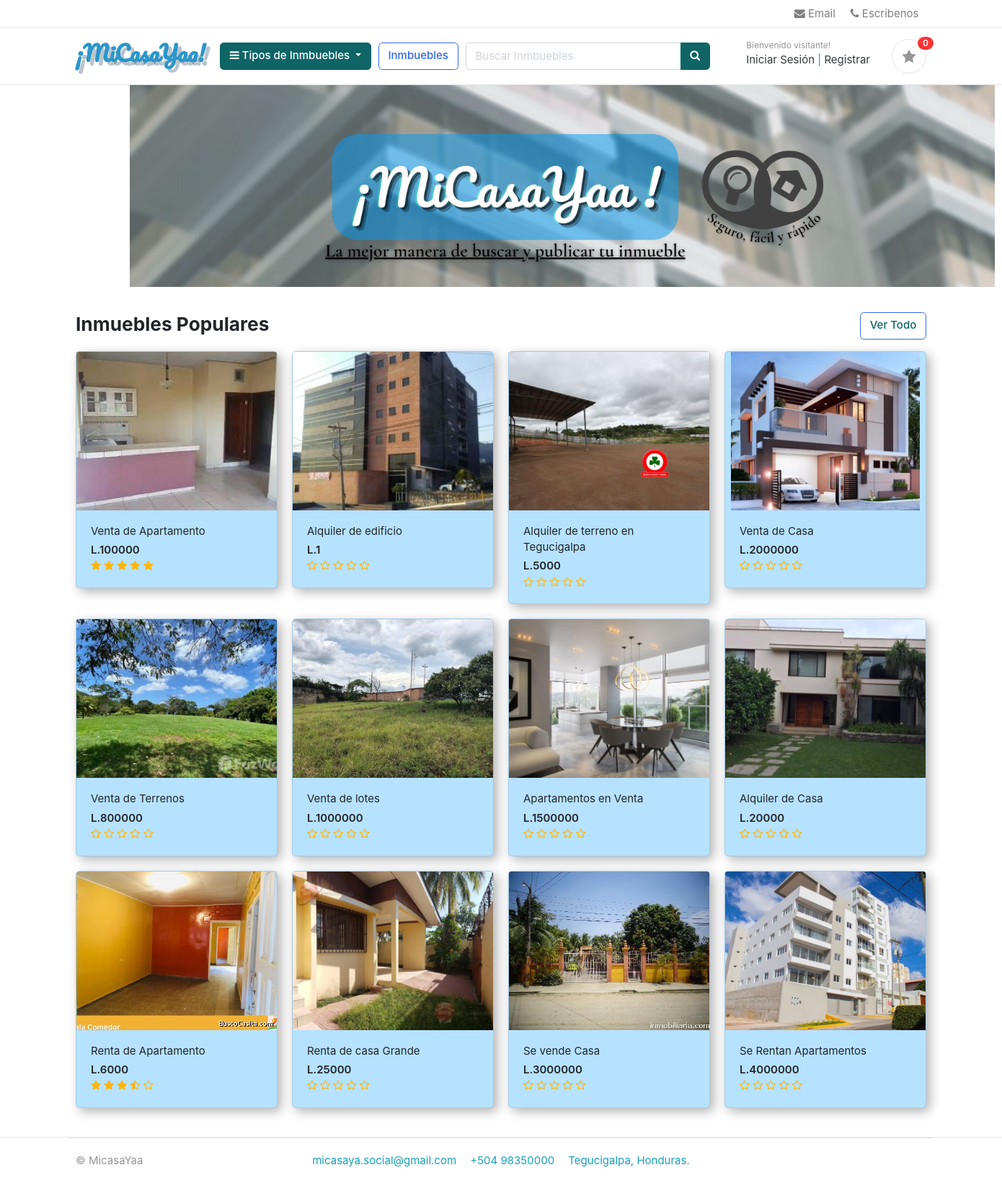
The page / on the database its author committed.
### store/models.py (models this page shows, shortened)
class Product(models.Model):
    product_name = models.CharField(max_length=200, unique=True)
    slug = models.CharField(max_length=200, unique=True)
    descripton = models.TextField(max_length=500, blank=True)
    price = models.IntegerField()
    images = models.ImageField(upload_to = 'photos/products')
    stock = models.IntegerField()
    is_available = models.BooleanField(default = True)
    category = models.ForeignKey(Category, on_delete=models.CASCADE)
    created_date = models.DateTimeField(auto_now_add=True)
    modified_date = models.DateTimeField(auto_now=True)
    def get_url(self):
        return reverse('product_detail', args=[self.category.slug, self.slug])
    def averageReview(self):
        reviews = ReviewRating.objects.filter(product=self, status=True).aggregate(average=Avg('rating'))
        avg=0
        if reviews['average'] is not None:
            avg = float(reviews['average'])
        return avg

### proyecto/views.py (the view)
# urls.py: 2. Add a URL to urlpatterns:  path('', views.home, name='home')
def home(request):
    products = Product.objects.all().filter(is_available=True).order_by('created_date')
    for product in products:
        reviews = ReviewRating.objects.filter(product_id=product.id, status=True)
    context = {
        'products': products,
        'reviews': reviews,
    }
    return render(request, 'home.html', context)

### category/context_processors.py (called while the page is built)
def menu_links(request):
    links = Category.objects.all()
    return dict(links=links)

### category/models.py (called while the page is built)
    def get_url(self):
        return reverse('products_by_category', args=[self.slug])

### favorites/context_processors.py (called while the page is built)
def counter(request):
    favorite_count = 0
    try:
        favorite = Favorite.objects.filter(favorite_id=_favorite_id(request))
        if request.user.is_authenticated:
            favorite_items = FavoriteItem.objects.all().filter(user=request.user)
        else:
            favorite_items = FavoriteItem.objects.all().filter(favorite=favorite[:1])
        for favorite_item in favorite_items:
            favorite_count += favorite_item.quantity
    except Favorite.DoesNotExist:
        favorite_count = 0
    return dict(favorite_count=favorite_count)

### favorites/views.py (called while the page is built)
def _favorite_id(request):
    favorite = request.session.session_key
    if not favorite:
        favorite = request.session.create()
    return favorite

### templates/home.html (shortened to what this page needs)
{% extends 'base.html'%}
{% load static %}
{% block content%}
<div class="container contenido_hom mag_home">
</div>
<section class="section-name padding-y-sm" >
<div class="container" />
<header class="section-heading">
	<a href="{% url 'store' %}" class="btn btn-outline-primary float-right boton" style="">Ver Todo</a>
	<h3 class="section-title">Inmuebles Populares </h3>
</header>
<div class="row">
	{% for product in products %}
	<div class="col-md-3">
		<div class="card card-product-grid" style="box-shadow: 5px 5px 15px rgba(0,0,0,0.3); background: #B6E2FF;">
			<a href="{{ product.get_url }}" class="img-wrap"> <img src="{{ product.images.url }}"> </a>
			<figcaption class="info-wrap">
				<a href="{{ product.get_url }}" class="title">{{product.product_name}}</a>
				<div class="price mt-1">L.{{ product.price }}</div>
				<div class="rating-star">
		      <span>
		        <i class="fa fa-star{% if product.averageReview < 0.5 %}-o{% elif product.averageReview >= 0.5 and product.averageReview < 1 %}-half-o {% endif %}" aria-hidden="true"></i>
		        <i class="fa fa-star{% if product.averageReview < 1.5 %}-o{% elif product.averageReview >= 1.5 and product.averageReview < 2 %}-half-o {% endif %}" aria-hidden="true"></i>
		        <i class="fa fa-star{% if product.averageReview < 2.5 %}-o{% elif product.averageReview >= 2.5 and product.averageReview < 3 %}-half-o {% endif %}" aria-hidden="true"></i>
		        <i class="fa fa-star{% if product.averageReview < 3.5 %}-o{% elif product.averageReview >= 3.5 and product.averageReview < 4 %}-half-o {% endif %}" aria-hidden="true"></i>
		        <i class="fa fa-star{% if product.averageReview < 4.5 %}-o{% elif product.averageReview >= 4.5 and product.averageReview < 5 %}-half-o {% endif %}" aria-hidden="true"></i>
		      </span>
		    </div>
			</figcaption>
		</div>
	</div>
	{% endfor %}
</div>
</section>
</body>
</html>
{% endblock%}

### templates/base.html (shortened to what this page needs)
{% load static %}
<!DOCTYPE HTML>
<html lang="en">
<head>
<link href="{% static 'css/bootstrap.css' %}" rel="stylesheet" type="text/css"/>
<link href="{% static 'fonts/fontawesome/css/all.min.css' %}" type="text/css" rel="stylesheet">
<link href="{% static 'css/estilos.css' %}" rel="stylesheet" type="text/css"/>
<link href="{% static 'css/ui.css' %}" rel="stylesheet" type="text/css"/>
<link href="{% static 'css/responsive.css' %}" rel="stylesheet" media="only screen and (max-width: 1200px)" />
<link href="{% static 'css/custom.css' %}" rel="stylesheet" type="text/css"/>
<link rel="stylesheet" href="https://cdnjs.cloudflare.com/ajax/libs/font-awesome/4.7.0/css/font-awesome.min.css">
</head>
<body>
{% include 'includes/navbar.html'%}
{% block content%}
{%endblock%}
{% include 'includes/footer.html' %}

### templates/includes/navbar.html (shortened to what this page needs)
{% load static %}
  <header class="section-header">
  <nav class="navbar p-md-0 navbar-expand-sm navbar-light border-bottom">
  <div class="container">
    <div class="collapse navbar-collapse" id="navbarTop4">
      <ul class="navbar-nav">
  		<li><a href="mailto:<nowiki> micasaya.social@gmail.com" class="nav-link"> <i class="fa fa-envelope"></i> Email </a></li>
  		<li><a href="https://chatwith.io/s/micasayaa" class="nav-link"> <i class="fa fa-phone"></i> Escribenos </a></li>
  	 </ul>
    </div>
  </div>
  </nav>
  <section class="header-main border-bottom">
  	<div class="container">
  <div class="row align-items-center">
  	<div class="col-lg-2 col-md-3 col-6">
  		<a href="{% url 'home' %}" class="brand-wrap">
        <h2 style=" color: #2b96c9; font-family: 'Pacifico', cursive; text-shadow: 5px 5px #173C5D4D;"> ¡MiCasaYaa!</h2>
  		</a>
  	</div>
  	<div class="col-lg col-sm col-md col-6 flex-grow-0">
  		<div class="category-wrap dropdown d-inline-block float-right">
  			<button type="button" class="btn btn-primary dropdown-toggle" data-toggle="dropdown">
  				<i class="fa fa-bars"></i> Tipos de Inmbuebles
  			</button>
  		</div>
  	</div>
  	<a href="{% url 'store' %}" class="btn btn-outline-primary">Inmbuebles</a>
  	<div class="col-lg  col-md-6 col-sm-12 col">
      <form action="{% url 'search' %}" class="search">
  			<div class="input-group w-100">
  			    <input type="text" class="form-control" style="width:60%;" placeholder="Buscar Inmbuebles" name="keyword">
  			    <div class="input-group-append">
  			      <button class="btn btn-primary" type="submit">
  			        <i class="fa fa-search"></i>
  			      </button>
  			    </div>
  		    </div>
  		</form>
  	</div>
  	<div class="col-lg-3 col-sm-6 col-8 order-2 order-lg-3">
  				<div class="d-flex justify-content-end mb-3 mb-lg-0">
            {% if user.id is None %}
          	<div class="widget-header">
  						<small class="title text-muted">Bienvenido visitante!</small>
  						<div>
  							<a href="{% url 'login' %}">Iniciar Sesión</a> <span class="dark-transp"> | </span>
  							<a href="{% url 'register' %}"> Registrar</a>
  						</div>
  					</div>
              {% endif %}
  					<a href="{% url 'favorite' %}" class="widget-header pl-3 ml-3">
  						<div class="icon icon-sm rounded-circle border"><i class="fa fa-star"></i></div>
  						<span class="badge badge-pill badge-danger notify">{{ favorite_count }}</span>
  					</a>
  				</div>
  			</div>
  </div>
  	</div>
  </section>
  </header>

### templates/includes/footer.html (shortened to what this page needs)
<footer class="section-footer border-top">
	<div class="container">
		<section class="footer-bottom border-top row">
			<div class="col-md-2">
				<p class="text-muted"> &copy MicasaYaa </p>
			</div>
			<div class="col-md-8 text-md-center">
				<span  class="px-2">micasaya.social@gmail.com</span>
				<span  class="px-2">+504 98350000 </span>
				<span  class="px-2">Tegucigalpa, Honduras.</span>
			</div>
		</section>
	</div>
</footer>
</body>
</html>

### static/css/estilos.css (style rules this page uses)
.contenido_hom { display: flex; align-items: center; justify-content: center; min-width: 50vw; min-height: 35vh; margin: 0px 180px; padding: 0; width: 100%; height: 100%; background-image: url(../images/infusion.png); background-position:center; background-repeat:no-repeat; background-size: cover; }
.boton { color:#0F6466; }

### static/css/ui.css (style rules this page uses)
html { font-family: "Inter", sans-serif; font-size: 15px; }
.img-wrap { text-align: center; display: block; }
.img-wrap img { max-width: 100%; }
.icon-xs, .icon-sm, .icon-md, .icon-lg { display: inline-block; text-align: center; flex-shrink: 0; flex-grow: 0; }
.icon-sm { width: 48px; height: 48px; line-height: 48px !important; font-size: 20px; }
.padding-y-sm { padding-top: 20px; padding-bottom: 20px; }
.section-heading { margin-bottom: 20px; margin-top: 15px; }
.section-title { color: #212529; }
p:last-child { margin-bottom: 0; }
.header-main { position: relative; padding-top: 1rem; padding-bottom: 1rem; }
.widget-header { display: inline-block; vertical-align: middle; position: relative; }
.widget-header a { color: #343a40; }
.widget-header i { color: #969696; }
.widget-header .title { display: block; }
.widget-header .notify { position: absolute; top: -3px; right: -10px; }
.footer-bottom { padding-top: 20px; padding-bottom: 20px; }
[class*=card-product] a.title { color: #212529; display: block; }
[class*=card-product] .img-wrap { overflow: hidden; position: relative; }
[class*=card-product] .img-wrap img { height: 100%; max-width: 100%; width: auto; display: inline-block; -o-object-fit: cover; object-fit: cover; }
.card-product-grid { margin-bottom: 20px; }
.card-product-grid .img-wrap { border-radius: 0.2rem 0.2rem 0 0; height: 220px; }
.card-product-grid .info-wrap { overflow: hidden; padding: 18px 20px; }
.card .img-wrap { overflow: hidden; }
.notify { position: absolute; top: -4px; right: -10px; display: inline-block; padding: 0.25em 0.6em; font-size: 12px; line-height: 1; text-align: center; border-radius: 3rem; color: #fff; background-color: #fa3434; }
.price { font-weight: 600; color: #212529; }

### static/css/custom.css (style rules this page uses)
.rating-star i { color: #ffb503 !important; }

### rows shown on the page
Product: images (picture), product_name "Venta de Apartamento", price "100000"
Product: images (picture), product_name "Alquiler de edificio", price "1"
Product: images (picture), product_name "Alquiler de terreno en Tegucigalpa", price "5000"
Product: images (picture), product_name "Venta de Casa", price "2000000"
Product: images (picture), product_name "Venta de Terrenos", price "800000"
Product: images (picture), product_name "Venta de lotes", price "1000000"
Product: images (picture), product_name "Apartamentos en Venta", price "1500000"
Product: images (picture), product_name "Alquiler de Casa", price "20000"
Product: images (picture), product_name "Renta de Apartamento", price "6000"
Product: images (picture), product_name "Renta de casa Grande", price "25000"
Product: images (picture), product_name "Se vende Casa", price "3000000"
Product: images (picture), product_name "Se Rentan Apartamentos", price "4000000"

### other values the page prints
{{ favorite_count }} "0"
